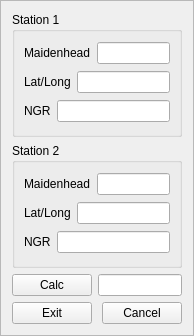
<?xml version="1.0" encoding="UTF-8"?>
<ui version="4.0">
 <class>LocCalcFrame</class>
 <widget class="QFrame" name="LocCalcFrame">
  <property name="geometry">
   <rect>
    <x>0</x>
    <y>0</y>
    <width>194</width>
    <height>336</height>
   </rect>
  </property>
  <property name="windowTitle">
   <string>Frame</string>
  </property>
  <property name="frameShape">
   <enum>QFrame::StyledPanel</enum>
  </property>
  <property name="frameShadow">
   <enum>QFrame::Raised</enum>
  </property>
  <layout class="QVBoxLayout" name="verticalLayout_3">
   <item>
    <widget class="QGroupBox" name="groupBox">
     <property name="title">
      <string>Station 1</string>
     </property>
     <layout class="QVBoxLayout" name="verticalLayout">
      <item>
       <layout class="QHBoxLayout" name="horizontalLayout">
        <item>
         <widget class="QLabel" name="label">
          <property name="text">
           <string>Maidenhead</string>
          </property>
         </widget>
        </item>
        <item>
         <widget class="QLineEdit" name="S1Loc"/>
        </item>
       </layout>
      </item>
      <item>
       <layout class="QHBoxLayout" name="horizontalLayout_2">
        <item>
         <widget class="QLabel" name="label_2">
          <property name="text">
           <string>Lat/Long</string>
          </property>
         </widget>
        </item>
        <item>
         <widget class="QLineEdit" name="S1LatLong"/>
        </item>
       </layout>
      </item>
      <item>
       <layout class="QHBoxLayout" name="horizontalLayout_3">
        <item>
         <widget class="QLabel" name="label_3">
          <property name="text">
           <string>NGR</string>
          </property>
         </widget>
        </item>
        <item>
         <widget class="QLineEdit" name="S1NGR"/>
        </item>
       </layout>
      </item>
     </layout>
    </widget>
   </item>
   <item>
    <widget class="QGroupBox" name="groupBox_2">
     <property name="title">
      <string>Station 2</string>
     </property>
     <layout class="QVBoxLayout" name="verticalLayout_2">
      <item>
       <layout class="QHBoxLayout" name="horizontalLayout_4">
        <item>
         <widget class="QLabel" name="label_4">
          <property name="text">
           <string>Maidenhead</string>
          </property>
         </widget>
        </item>
        <item>
         <widget class="QLineEdit" name="S2Loc"/>
        </item>
       </layout>
      </item>
      <item>
       <layout class="QHBoxLayout" name="horizontalLayout_5">
        <item>
         <widget class="QLabel" name="label_5">
          <property name="text">
           <string>Lat/Long</string>
          </property>
         </widget>
        </item>
        <item>
         <widget class="QLineEdit" name="S2LatLong"/>
        </item>
       </layout>
      </item>
      <item>
       <layout class="QHBoxLayout" name="horizontalLayout_6">
        <item>
         <widget class="QLabel" name="label_6">
          <property name="text">
           <string>NGR</string>
          </property>
         </widget>
        </item>
        <item>
         <widget class="QLineEdit" name="S2NGR"/>
        </item>
       </layout>
      </item>
     </layout>
    </widget>
   </item>
   <item>
    <layout class="QHBoxLayout" name="horizontalLayout_7">
     <item>
      <widget class="QPushButton" name="CalcButton">
       <property name="text">
        <string>Calc</string>
       </property>
      </widget>
     </item>
     <item>
      <widget class="QLineEdit" name="Distance"/>
     </item>
    </layout>
   </item>
   <item>
    <layout class="QHBoxLayout" name="horizontalLayout_8">
     <item>
      <widget class="QPushButton" name="ExitButton">
       <property name="text">
        <string>Exit</string>
       </property>
      </widget>
     </item>
     <item>
      <spacer name="horizontalSpacer">
       <property name="orientation">
        <enum>Qt::Horizontal</enum>
       </property>
       <property name="sizeHint" stdset="0">
        <size>
         <width>40</width>
         <height>20</height>
        </size>
       </property>
      </spacer>
     </item>
     <item>
      <widget class="QPushButton" name="CancelButton">
       <property name="text">
        <string>Cancel</string>
       </property>
      </widget>
     </item>
    </layout>
   </item>
  </layout>
 </widget>
 <resources/>
 <connections/>
</ui>
